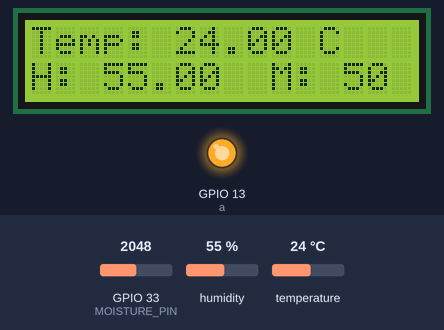
The sketch below on a simulated ESP32. Parts: 16×2 character LCD, output pins drawn as LEDs (lit = HIGH). The inputs (shaded band) are chosen by the test bench; at power-on: humidity 55 %, GPIO 33 (MOISTURE_PIN) = 2048, temperature 24 °C. What the sketch prints to the serial monitor is not drawn.

Above: at 1.2 s.
1.3 s: humidity set to 22 %
At 3.4 s:
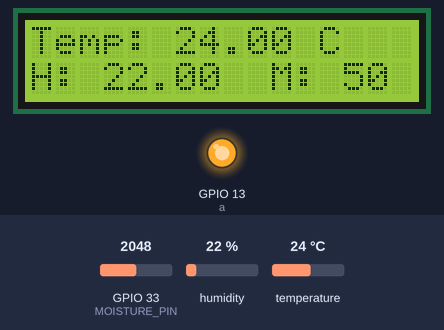
4.0 s: GPIO 33 (MOISTURE_PIN) set to 2866
At 4.9 s:
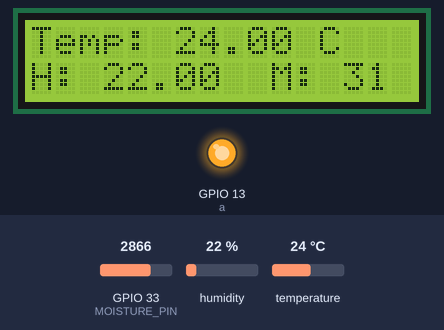
6.7 s: temperature set to 12 °C
At 8.8 s:
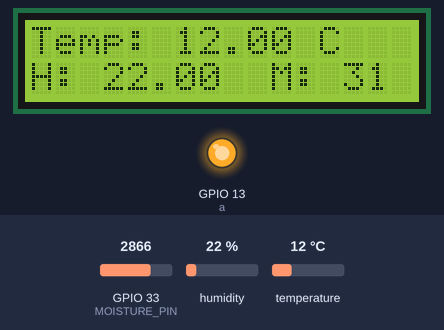
9.7 s: GPIO 33 (MOISTURE_PIN) set to 3603
At 11.5 s:
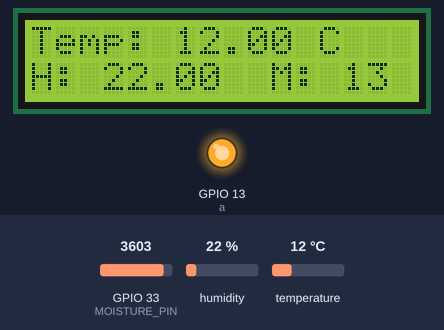
12.4 s: humidity set to 40 %
At 15.4 s:
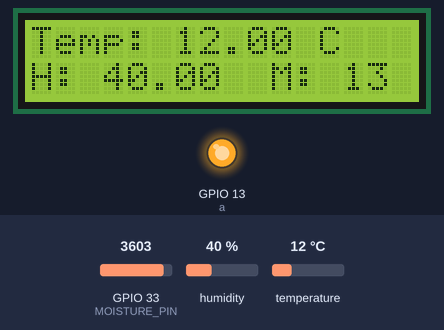
15.7 s: GPIO 33 (MOISTURE_PIN) set to 4095
At 16.9 s:
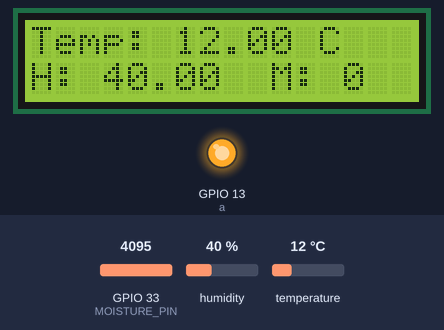
Timing chart, 0 to 18.7 s (numbered marks = the images above; inputs shaded):
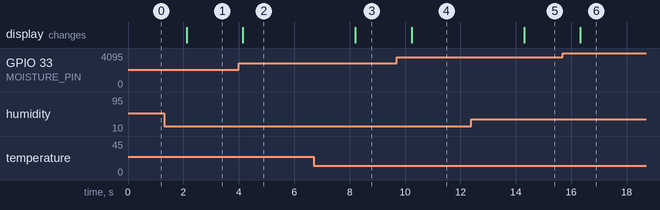

The sketch:

Master_WithLCD.ino
```cpp
#include <WiFi.h>
#include <esp_now.h>
#include <LiquidCrystal.h>
#include <DHT.h>

#define DHTPIN 4
#define DHTTYPE DHT11
#define MOISTURE_PIN 33

// Initialize DHT sensor
DHT dht(DHTPIN, DHTTYPE);

const int rs = 14, en = 12, d4 = 25, d5 = 5, d6 = 18, d7 = 19, a = 13;
LiquidCrystal lcd(rs, en, d4, d5, d6, d7);

// Define a struct to hold the sensor data
typedef struct {
  float temperature;
  float humidity;
  int moisture;
} SensorData;

SensorData data;

// Receiver MAC Address
uint8_t receiverAddress[] = {0x10, 0x06, 0x1C, 0x81, 0x11, 0xEC}; //receiver's MAC address

// Callback function to check sending status
void onDataSent(const uint8_t *mac_addr, esp_now_send_status_t status) {
  Serial.print("Send Status: ");
  Serial.println(status == ESP_NOW_SEND_SUCCESS ? "Success" : "Fail");
}

void setup() {
  Serial.begin(115200);
  pinMode(a, OUTPUT);

  // Initialize the DHT sensor and LCD
  dht.begin();
  lcd.begin(16, 2);  // Start LCD
  digitalWrite(a, HIGH);

  // Initialize WiFi in station mode
  WiFi.mode(WIFI_STA);

  // Initialize ESP-NOW
  if (esp_now_init() != ESP_OK) {
    Serial.println("Error initializing ESP-NOW");
    return;
  }
  esp_now_register_send_cb(onDataSent);

  // Register peer
  esp_now_peer_info_t peerInfo;
  memcpy(peerInfo.peer_addr, receiverAddress, 6);
  peerInfo.channel = 0;
  peerInfo.encrypt = false;

  if (esp_now_add_peer(&peerInfo) != ESP_OK) {
    Serial.println("Failed to add peer");
    return;
  }
}

void loop() {
  // Read temperature and humidity from DHT11
  data.temperature = dht.readTemperature();
  data.humidity = dht.readHumidity();

  // Check if DHT read was successful
  if (isnan(data.temperature) || isnan(data.humidity)) {
    Serial.println("Failed to read from DHT sensor!");
    return;
  }

  // Read moisture sensor value
  data.moisture = map(analogRead(MOISTURE_PIN), 0, 4095, 100, 0);

  // Display data on LCD
  lcd.clear();
  lcd.setCursor(0, 0);
  lcd.print("Temp: ");
  lcd.print(data.temperature);
  lcd.print(" C");
  lcd.setCursor(0, 1);
  lcd.print("H: ");
  lcd.print(data.humidity);
  lcd.print("  M: ");
  lcd.print(data.moisture);

  // Send data to receiver ESP32
  esp_now_send(receiverAddress, (uint8_t *) &data, sizeof(data));

  delay(2000);  // Update every 2 seconds
}
```

Measured:
- after the input at 1.3 s, the display: changes after 0.82 s (image 1)
- after the input at 4.0 s, the display: changes after 0.15 s (image 2)
- after the input at 6.7 s, the display: changes after 1.5 s (image 3)
- after the input at 9.7 s, the display: changes after 0.54 s (image 4)
- after the input at 12.4 s, the display: changes after 1.9 s (image 5)
- after the input at 15.7 s, the display: changes after 0.63 s (image 6)
